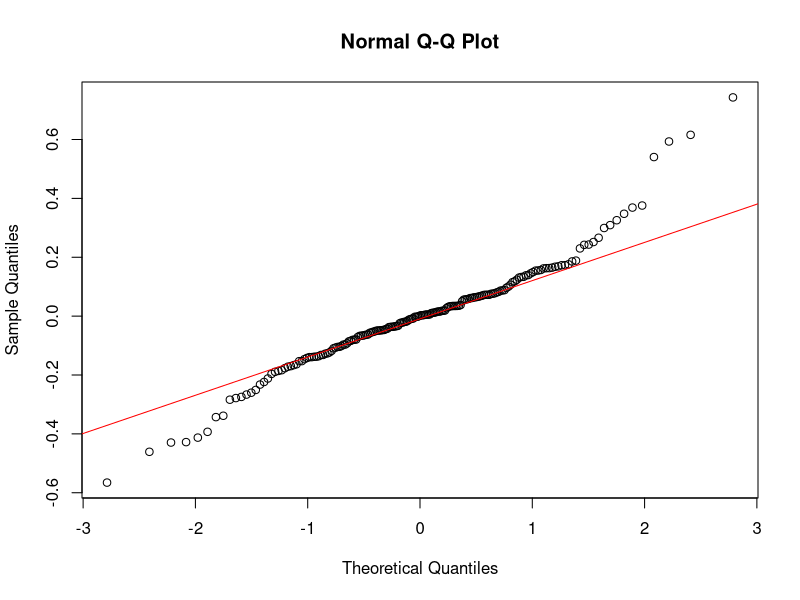
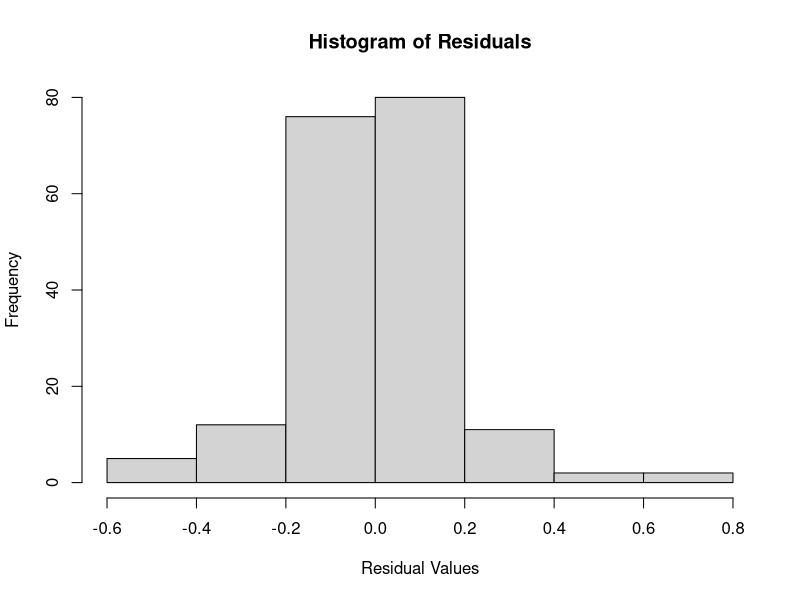
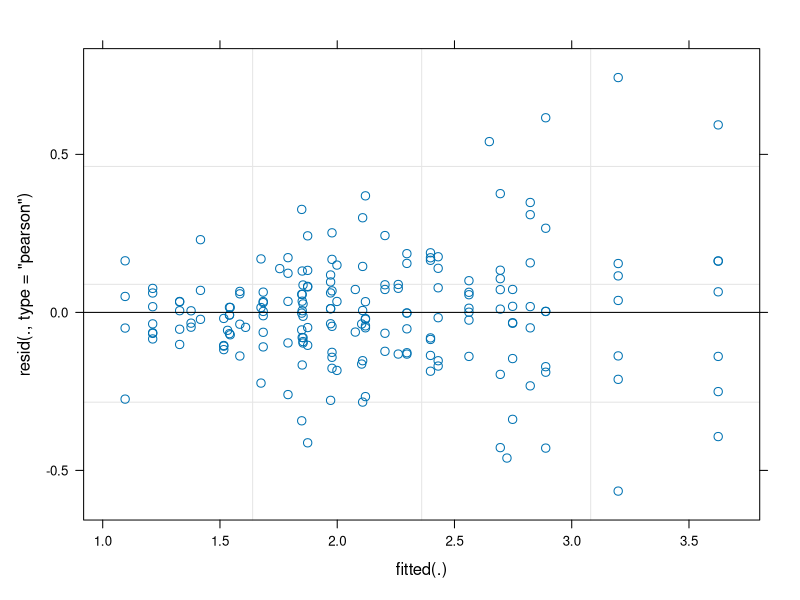

The R source for these figures, in order: (Note: this script raises an error after producing the figures.)
## ---- chunk 1
knitr::opts_chunk$set(echo = TRUE)
## ---- chunk 2
library(AER)
library(MatchIt)
library(dplyr)
library(ggplot2)
library(lme4)
library(car)
## ---- chunk 3
data(Fatalities)

## ---- chunk 4
?Fatalities
## ---- chunk 5
View(Fatalities)
## ---- chunk 6
data("Fatalities")
data = Fatalities

#Impute values for missing CA data
data[28,15] = as.factor("no")
data[28,16] = as.factor("no")


#head(data)
#dim(data)
data['fr'] = data$fatal/data$pop*10000
## ---- chunk 7
mod_match = matchit(jail ~ year + spirits + unemp + income + beertax + baptist + mormon + drinkage + dry + youngdrivers + miles + breath + pop + gsp, method = "nearest", data = data)

dta_m = match.data(mod_match)
## ---- chunk 8
# Mixed effects model
fit2 <- lmer(fr ~ jail + (1 | state), data = dta_m)
summary(fit2)
## ---- chunk 9
qqnorm(residuals(fit2))
qqline(residuals(fit2), col = "red")
## ---- chunk 10
hist(residuals(fit2), main = "Histogram of Residuals", xlab = "Residual Values")
## ---- chunk 11
plot(fit2)
## ---- chunk 12
hist(fit2$residuals, main = "Histogram of Residuals", xlab = "Residual Values")
## ---- chunk 13
shapiro.test(residuals(fit2))
## ---- chunk 14
fit3 <- lmer(log(fr) ~ jail + (1 | state), data = dta_m)
## ---- chunk 15
qqnorm(residuals(fit3))
qqline(residuals(fit3), col = "red")
## ---- chunk 16
hist(residuals(fit3), main = "Histogram of Residuals", xlab = "Residual Values")
## ---- chunk 17
plot(fit3)
## ---- chunk 18
shapiro.test(residuals(fit3))
